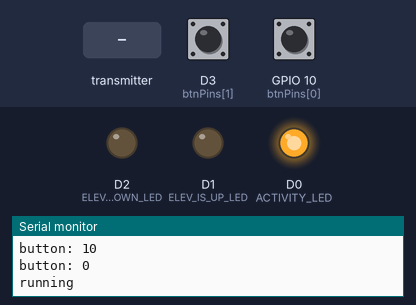
Bench run of a sketch on a simulated ESP8266 (NodeMCU). Shown: output pins drawn as LEDs (lit = HIGH), the last lines printed to the serial monitor. Dashed ring = blinking. The inputs (shaded band) are chosen by the test bench; at power-on: D3 (btnPins[1]) HIGH, GPIO 10 (btnPins[0]) HIGH. No radio packets arrive unless stated.

Above: at 2.9 s.
3.0 s: the transmitter starts sending elevatorPosition = 255
At 3.8 s:
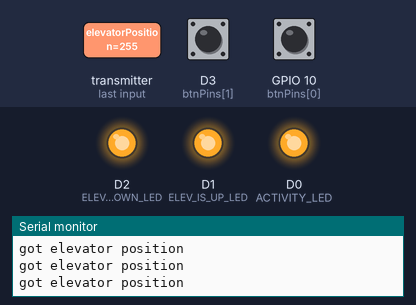
4.5 s: D3 (btnPins[1]) pulled LOW for 1 s
At 6.3 s:
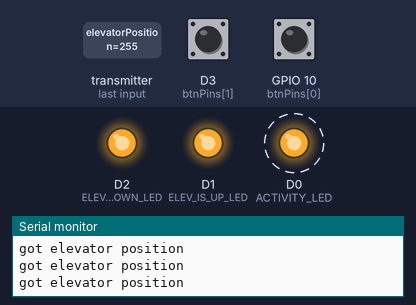
7.0 s: GPIO 10 (btnPins[0]) pulled LOW for 3.2 s
At 8.5 s:
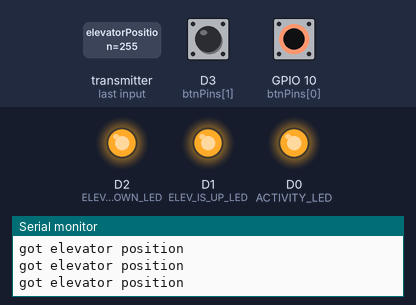
11.7 s: D3 (btnPins[1]) pulled LOW for 3.2 s
At 12.1 s:
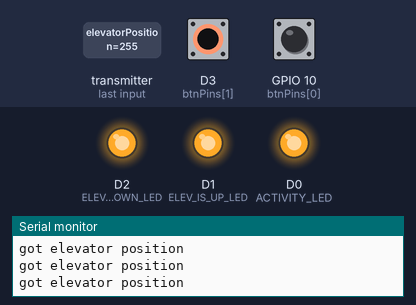
16.4 s: the transmitter starts sending elevatorPosition = 0
At 17.6 s:
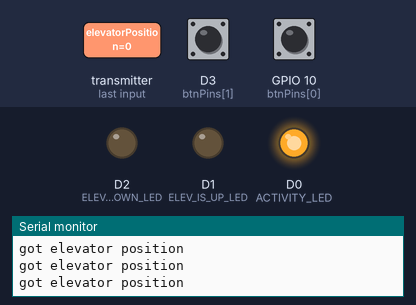
Timing chart, 0 to 18.9 s (numbered marks = the images above; inputs shaded):
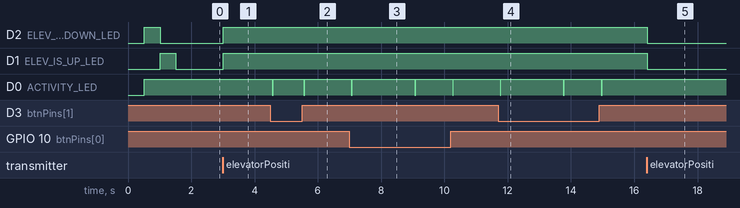

Measured:
- after the input at 3.0 s, D2 (ELEV_IS_DOWN_LED), D1 (ELEV_IS_UP_LED): LOW → HIGH at once
- after the input at 4.5 s, D0 (ACTIVITY_LED): alternates HIGH for 0.98 s and LOW for 0.03 s, starting after 0.06 s
- after the input at 7.0 s, D0 (ACTIVITY_LED): goes LOW 0.03 s, HIGH 2.0 s, LOW 0.03 s, HIGH 1.2 s, LOW 0.03 s, then HIGH, starting after 0.06 s
- after the input at 11.7 s, D0 (ACTIVITY_LED): goes LOW 0.03 s, HIGH 2.0 s, LOW 0.03 s, HIGH 1.2 s, LOW 0.03 s, then HIGH, starting after 0.06 s
- after the input at 16.4 s, D2 (ELEV_IS_DOWN_LED), D1 (ELEV_IS_UP_LED): HIGH → LOW at once

The sketch:

elevator_remote.ino
```cpp
// elevator remote control
#include <SPI.h>
#include "RF24.h"

const int ACTIVITY_LED = D0;
//const int TXLED = D4; // actually also CE on radio
const int ELEV_IS_UP_LED = D1;
const int ELEV_IS_DOWN_LED = D2;

RF24 radio(D4, D8);
// these must be the same in the relay code
enum {TXADR=0, RXADR};
uint8_t addresses[][6] = { "Node0","Node1" };
unsigned long lastTimeButtonSent;
// the bits in the control byte, also the index to the button arrays
#define UP 0
#define DOWN 1
// button arrays
int btnPins[] = { 10, D3 };  // SD3/GPIO10 and SD2/GPI09
// these are bit arrays
byte btnValues = 0;
byte btnPrevious = 0;
byte btnChanged = 0;
// where the elevator is, bit 0 is up, bit 1 is down
byte elevatorPosition = 0;

// update the buttons, debounce, set changed entry and new entry
// return true if anything changed
bool btnCheck() {
    bool retval = false;
    for (int i = 0; i < (sizeof(btnPins) / sizeof(*btnPins)); ++i) {
        bool newval = !digitalRead(btnPins[i]);
        // debounce if changed
        if (newval != bitRead(btnPrevious, i)) {
            delay(50);
            // read it again
            newval = !digitalRead(btnPins[i]);
            // if really changed, flag it
            if (newval != bitRead(btnPrevious, i)) {
                bitWrite(btnPrevious, i, newval);
                bitWrite(btnValues, i, newval);
                bitSet(btnChanged, i);
                retval = true;
            }
        }
    }
    return retval;
}

// get the first changed index button, -1 for none
int btnChangedIndex() {
    for (int i = 0; i < (sizeof(btnPins) / sizeof(*btnPins)); ++i) {
        if (bitRead(btnChanged, i)) {
            // reset the flag
            bitClear(btnChanged, i);
            return i;
        }
    }
    return -1;  // didn't find any
}

// send data
bool xmitData(byte* data, int bytes) {
    radio.stopListening();
    radio.openWritingPipe(addresses[TXADR]);
    bool success = false;
    success = radio.write(data, bytes);
    radio.startListening();
    return success;
}

// blink the light
void blinkLED(int times, int timeBetween, int timeAfter) {
    while (times--) {
        digitalWrite(ACTIVITY_LED, LOW);
        delay(timeBetween);
        digitalWrite(ACTIVITY_LED, HIGH);
        if (times && timeAfter)
            delay(timeAfter);
    }
}

void setup() {
    Serial.begin(115200);
    Serial.println();
    Serial.println("init...");
    delay(10);
    pinMode(ACTIVITY_LED, OUTPUT);     // Initialize the LED_BUILTIN pin as an output
    pinMode(ELEV_IS_DOWN_LED, OUTPUT);
    digitalWrite(ELEV_IS_DOWN_LED, LOW);
    pinMode(ELEV_IS_UP_LED, OUTPUT);
    digitalWrite(ELEV_IS_UP_LED, LOW);
    blinkLED(1, 500, 0);
    for (int i = 0; i < (sizeof(btnPins) / sizeof(*btnPins)); ++i) {
        pinMode(btnPins[i], INPUT_PULLUP);
        Serial.print("button: ");
        Serial.println(btnPins[i]);
    }
    Serial.println("running");
    radio.begin();
    //  radio.setPALevel(RF24_PA_MAX);
    radio.setRetries(15, 5);
    radio.setChannel(100);
    radio.setDataRate(RF24_1MBPS);
    //  radio.setDataRate(RF24_250KBPS);
    radio.openReadingPipe(1, addresses[RXADR]);
    radio.startListening();
    lastTimeButtonSent = millis();
    //  digitalWrite(TXLED, HIGH);
    digitalWrite(ELEV_IS_DOWN_LED, HIGH);
    delay(500);
    digitalWrite(ELEV_IS_DOWN_LED, LOW);
    digitalWrite(ELEV_IS_UP_LED, HIGH);
    delay(500);
    digitalWrite(ELEV_IS_UP_LED, LOW);
    delay(250);
#if 0
    analogWriteRange(100);
    for (int i = 0; i < 100; ++i) {
        analogWrite(ELEV_IS_DOWN_LED, i);
        delay(50);
    }
#endif // 0
}

byte lastData = 0;

void loop() {
    if (btnCheck()) {
        // something changed, get the index
        int btn = btnChangedIndex();
        Serial.print(btn ? "DOWN " : "UP ");
        Serial.println(bitRead(btnValues, btn) ? "PRESSED" : "RELEASED");
        // force an xmit
        lastTimeButtonSent = 0;
    }
    // set current data
    byte data = btnValues;
    // can't set both bits!
    if (data >= 3)
        data = 0;
    // see if time to send and different from last time
    if (millis() > lastTimeButtonSent + 2000) {
        lastTimeButtonSent = millis();
        // keep sending data if not 0 and last one wasn't zero
        // I.E. no reason to keep sending 0's
    //    Serial.println("lastData: "+String(lastData));
        if (data || data != lastData) {
            Serial.println("sending: " + String(data));
            if (xmitData(&data, sizeof(data))) {
                blinkLED(1, 25, 0);
            }
            else {
                Serial.println("tx failed");
                blinkLED(5, 50, 25);
            }
        }
        lastData = data;
    }
    // get and set the elevator status
    // get from radio
    while (radio.available()) {
        Serial.println("got elevator position");
        radio.read(&elevatorPosition, sizeof elevatorPosition);
        digitalWrite(ELEV_IS_DOWN_LED, bitRead(elevatorPosition, DOWN) ? HIGH : LOW);
        digitalWrite(ELEV_IS_UP_LED, bitRead(elevatorPosition, UP) ? HIGH : LOW);
    }
    //  Serial.println("position:" + String(elevatorPosition));
    delay(10);
}
```
